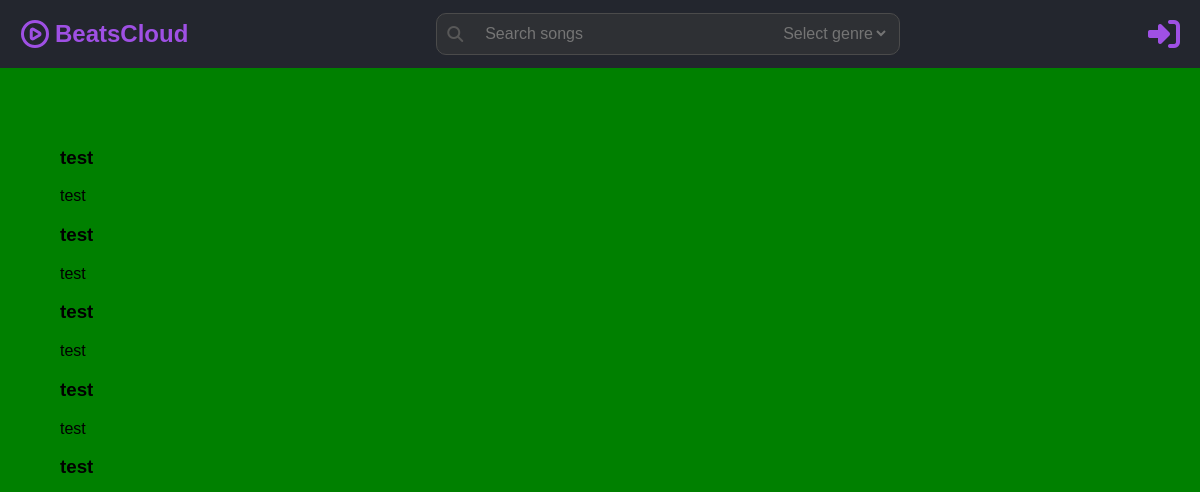
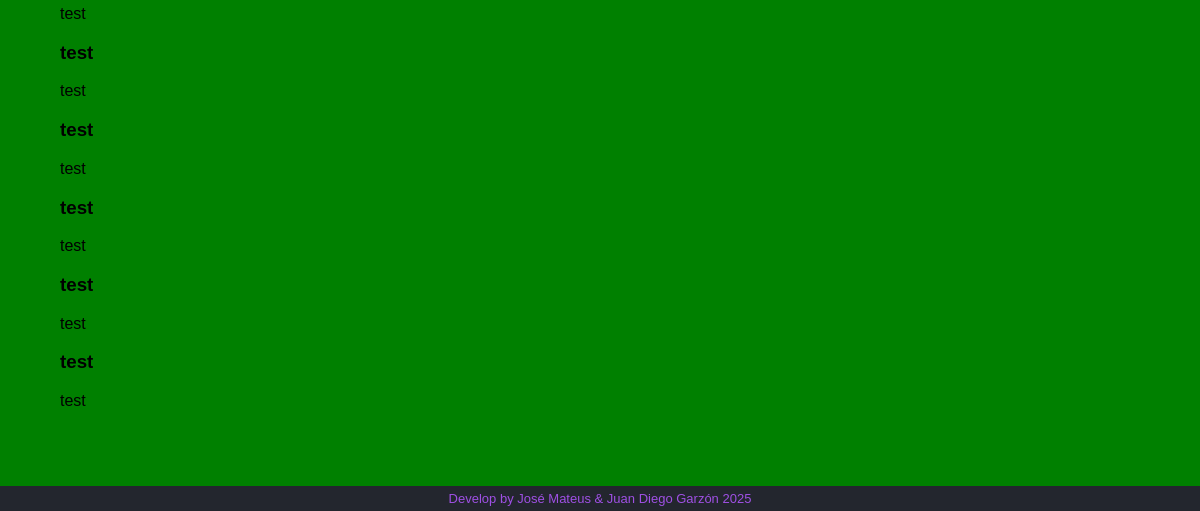
Before: / with the older database file (2 pictures, top to bottom).
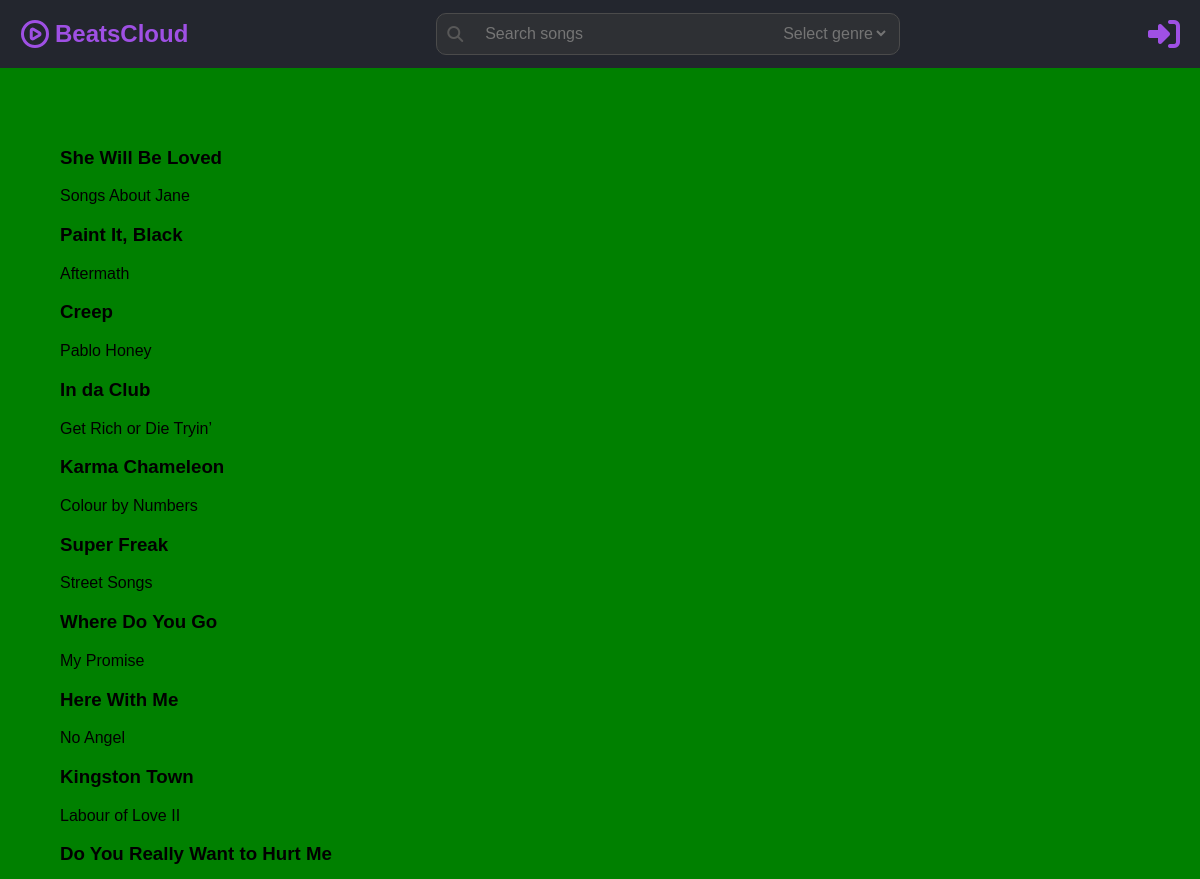
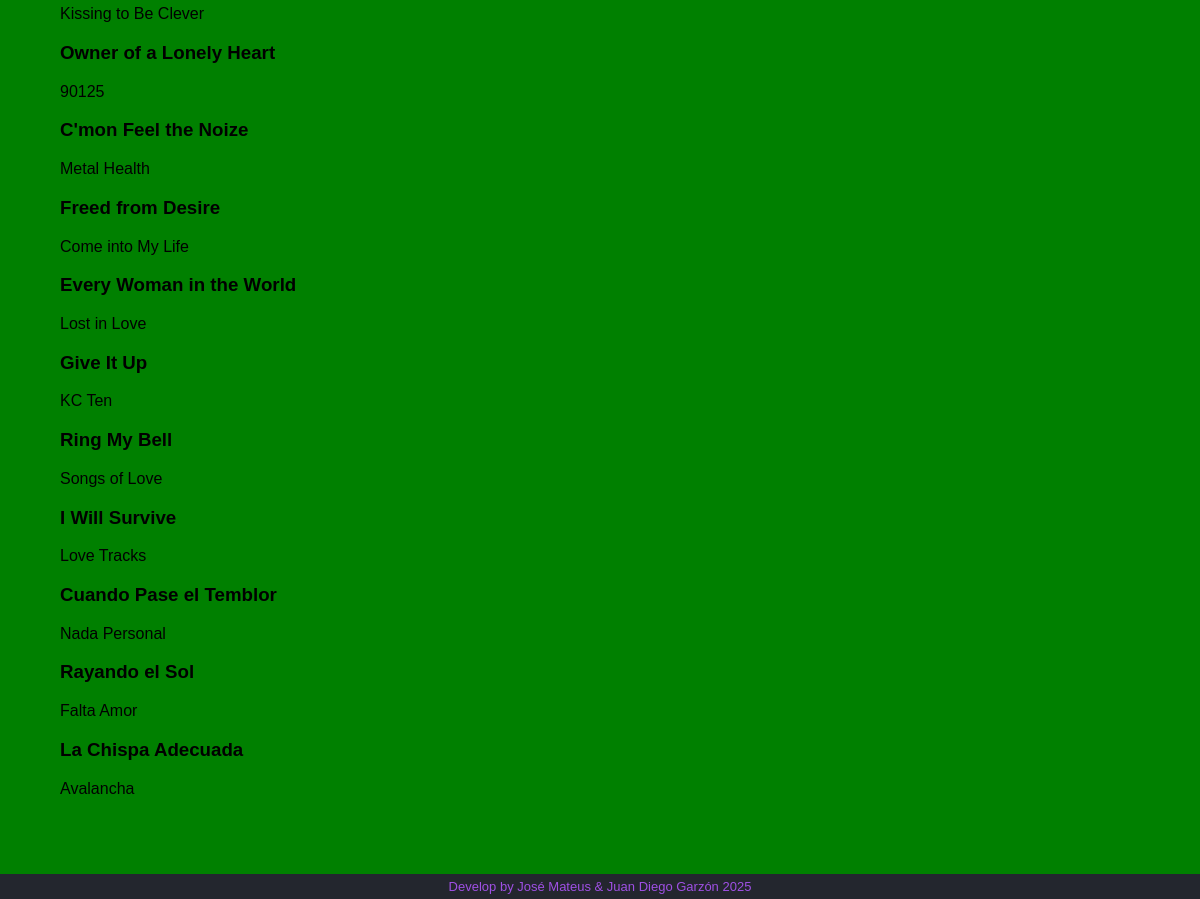
After: the same page with the newer database file (2 pictures, top to bottom).
### tables this page shows
CREATE TABLE songs (
id integer PRIMARY key AUTOINCREMENT,
name text,
artists text,
album text,
duration text,
path text,
genre text);

### index.php (the view, shortened to what this page needs)
<!DOCTYPE html>
<html>
<head>
    <link rel="stylesheet" href="styles/index.css">
</head>
<body>
    <nav>
        <div class="app_name">
            <img class="icon" src="img/logo.svg" alt="">
            <h1>BeatsCloud</h1>
        </div>
        <div class="search_container">
            <div class="search_bar">
                <i class="fa-solid fa-magnifying-glass"></i>
                <input type="text" placeholder="Search songs">
            </div>
            <div class="genre_filter">
                <select name="" id="">
                    <option value="" hidden>Select genre</option>
                </select>
            </div>
        </div>
        <i id="login" class="fa-solid fa-right-to-bracket" title="Login"></i>
    </nav>
    <main>
        <?php
        try {
            include('php/dbconfig.php');
            $stmt = $db->query("SELECT * FROM songs");
            echo '<div class="song">';
            while ($row = $stmt->fetchArray()) {
                echo '<div class="details">';
                echo '<h3>' . htmlspecialchars($row['name']) . '</h3>';
                echo '<p>' . htmlspecialchars($row['album']) . '</p>';
                echo '</div>';
            }
            echo '</div>';
        } catch (PDOException $e) {
            echo "Error en la conexión: " . $e->getMessage();
        }
        ?>
    </main>
    <footer>
        <p>Develop by José Mateus & Juan Diego Garzón 2025</p>
    </footer>
</body>
</html>

### styles/index.css (style rules this page uses)
body { font-family: sans-serif; height: 100vh; margin: 0; padding: 0; display: flex; flex-direction: column; }
* { box-sizing: border-box; }
.app_name { align-items: center; display: flex; flex-direction: row; }
h1 { font-weight: bolder; color: #9f50e4; margin-left: 5px; }
.icon { height: 30px; margin: 0; }
.search_container { background-color: #2e3034; padding-inline: 10px; border-radius: 10px; border: solid 1px #4b4b4b; display: flex; flex-direction: row; width: 40%; align-items: center; }
.search_bar { display: flex; flex-direction: row; width: 100%; align-items: center; color: #585858; }
.search_bar i { margin-right: 20px; }
.search_bar input { height: 40px; background-color: transparent; border: none; width: 100%; color: white; font-size: medium; }
nav { display: flex; flex-direction: row; width: 100%; background-color: #23262e; justify-content: space-between; padding-inline: 20px; align-items: center; }
nav select { background-color: #2e3034; border: none; color: #747474; font-size: medium; }
#login { color: #9f50e4; font-size: xx-large; }
main { display: flex; flex-direction: column; flex-grow: 1; background-color: green; padding: 60px; overflow-y: auto; }
footer { width: 100%; background-color: #23262e; color: #9f50e4; font-size: small; font-weight: lighter; }
footer p { margin: 5px; text-align: center; }

Changed rows visible on the page:
removed songs: name "test", album "test"
removed songs: name "test", album "test"
removed songs: name "test", album "test"
removed songs: name "test", album "test"
removed songs: name "test", album "test"
removed songs: name "test", album "test"
removed songs: name "test", album "test"
removed songs: name "test", album "test"
removed songs: name "test", album "test"
removed songs: name "test", album "test"
added songs: name "She Will Be Loved", album "Songs About Jane"
added songs: name "Paint It, Black", album "Aftermath"
added songs: name "Creep", album "Pablo Honey"
added songs: name "In da Club", album "Get Rich or Die Tryin’"
added songs: name "Karma Chameleon", album "Colour by Numbers"
added songs: name "Super Freak", album "Street Songs"
added songs: name "Where Do You Go", album "My Promise"
added songs: name "Here With Me", album "No Angel"
added songs: name "Kingston Town", album "Labour of Love II"
added songs: name "Do You Really Want to Hurt Me", album "Kissing to Be Clever"
added songs: name "Owner of a Lonely Heart", album "90125"
added songs: name "C'mon Feel the Noize", album "Metal Health"
added songs: name "Freed from Desire", album "Come into My Life"
added songs: name "Every Woman in the World", album "Lost in Love"
added songs: name "Give It Up", album "KC Ten"
added songs: name "Ring My Bell", album "Songs of Love"
added songs: name "I Will Survive", album "Love Tracks"
added songs: name "Cuando Pase el Temblor", album "Nada Personal"
added songs: name "Rayando el Sol", album "Falta Amor"
added songs: name "La Chispa Adecuada", album "Avalancha"
